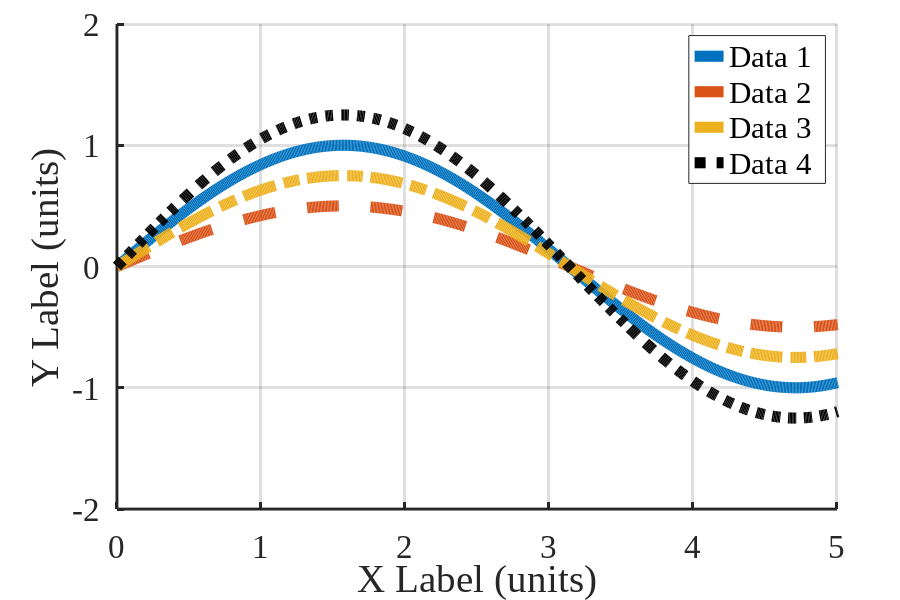

MATLAB code for this plot:
%%%%%%%%%%%%%%%%%%%%%%%%%%%%%%%%%%%%%%%%%%%%%%%%%%%%%%%%%%%%%%%%%%%%%%%%%%%%%%%%%%
% A template to help create readable figures 
%   (a contrast the default MATLAB/Octave output)
%
% It may actually look worse on screen. The saved version should be better.
%
% This will just plot junk data. Copy and paste into your script, then...
%
% You will have to fill in:
%   - the actual things to plot
%   - the axis labels - be sure to include units - lines 103-104
%   - the legend labels - line 107
%   - the filename to save the figure as - line 118 or 121
%
% You will likely have to change:
%   - axes limits - Line 100
%   - the page margins, based on data and labeling - Line 75
%   - the legend location and/or number of columns - Lines 103-104
%
% Created: 4/19/13 - Joshua Vaughan (joshua.vaughan@louisiana.edu)
%
% Modified: 
%   * 6/14/13 - Joshua Vaughan - joshua.vaughan@louisiana.edu
%       - now changes options based on MATLAB or Octave
%   * 2/26/14 - Joshua Vaughan - joshua.vaughan@louisiana.edu
%       - removed top and right axes borders
%       - adjusted page margins to better fill the page. NOTE: These often 
%         need to be adjusted based on the data
%       - more explicit suggestion of what needs to be changed
%
%%%%%%%%%%%%%%%%%%%%%%%%%%%%%%%%%%%%%%%%%%%%%%%%%%%%%%%%%%%%%%%%%%%%%%%%%%%%%%%%%%

% Example data so that code will show a plot... 
x1 = 0:0.01:6;
x2 = x1;
x3 = x1;
x4 = x1;

y1 = sin(x1);
y2 = 0.5*sin(x2);
y3 = 0.75*sin(x3);
y4 = 1.25*sin(x4);



%-----  Copy from here down into your code, replacing items as needed ----------------
%
% Decide if user is using MATLAB or Octave
% This will return a nonzero value if in Octave
isOctave = exist('OCTAVE_VERSION');

if isOctave == 0 % We're in MATLAB
    plot_line_width = 3;
    grid_line_width = 2;
else % We're in Octave
    plot_line_width = 8;
    grid_line_width = 2;
end

% Set consistent font
font_name = 'Times New Roman';

%  The plot is formatted for saving, so it might be ugly on screen
h = figure;

% Define the papersize and margins
set (h,'papertype', '<custom>')
set (h,'paperunits','inches');

% papersize is 9" x 6" - 3x2 aspect ratio is best
set (h,'papersize',[9 6])       
set (h,'paperposition', [0,0,[9 6]])

% set the margins as percentage of page 
%---- You may need to change this based on the scale of your data --------%
% format is:
%    [left marging, bottom margin, horiz size, vert size] as % of page size
if isOctave == 0; % this is MATLAB
    set (gca,'position', [0.12, 0.12, 0.85, 0.85]);
else
    set (gca, 'position', [0.13, 0.11, 0.80, 0.85]);
end

set(gca, 'ActivePositionProperty', 'OuterPosition')

% The options are only specified once in MATLAB. Octave let's you adjust
% each line. This means we need to define the LineWidth for each variable
% in Octave.
if isOctave == 0 % We're in MATLAB
    % This is the actual plotting... Change xi and yi
    plot(x1,y1,x2,y2,'--',x3,y3,'-.',x4,y4,'k:','LineWidth',plot_line_width)
else % We're in Octave 
    % This is the actual plotting... Change xi and yi
    plot(x1,y1,'LineWidth',plot_line_width,x2,y2,'--','LineWidth',plot_line_width,x3,y3,'-.','LineWidth',plot_line_width,x4,y4,'k:','LineWidth',plot_line_width)
end

% Show a grid and set an appropriate line thickness 
grid on
set (gca, 'LineWidth',grid_line_width)

% Remove the top and right axes lines
set (gca, 'box', 'off')

% Increase the axis font size to something readable
set (gca, 'fontsize', 24)

%---- You will need to change this based on the scale of your data -------%
% Set the axis limits - [xmin xmax ymin max]
axis([0 5 -2 2])

% Set the X and Y axis labels - Change these to suit your plot
xlabel('X Label (units)','fontsize',28)
ylabel('Y Label (units)','fontsize',28)

% Create the legend - change 'Data i' to suit your plot
leg = legend('Data 1 ','Data 2 ','Data 3 ','Data 4 ');
set (leg, 'FontSize', 22,'FontName',font_name) 

% Change all fonts to font_name
FN = findall(h,'-property','FontName');
set(FN,'FontName',font_name);


% check if MATLAB or Octave to descide how to save
if isOctave == 0; % this is MATLAB
    % Save the figure as a high-res pdf
    print(h,'plot_filename.pdf','-dpdf');
else
    % Save the figure as a high-res pdf
    print(h,'plot_filename.pdf','-dpdf','-color','-landscape')
end


